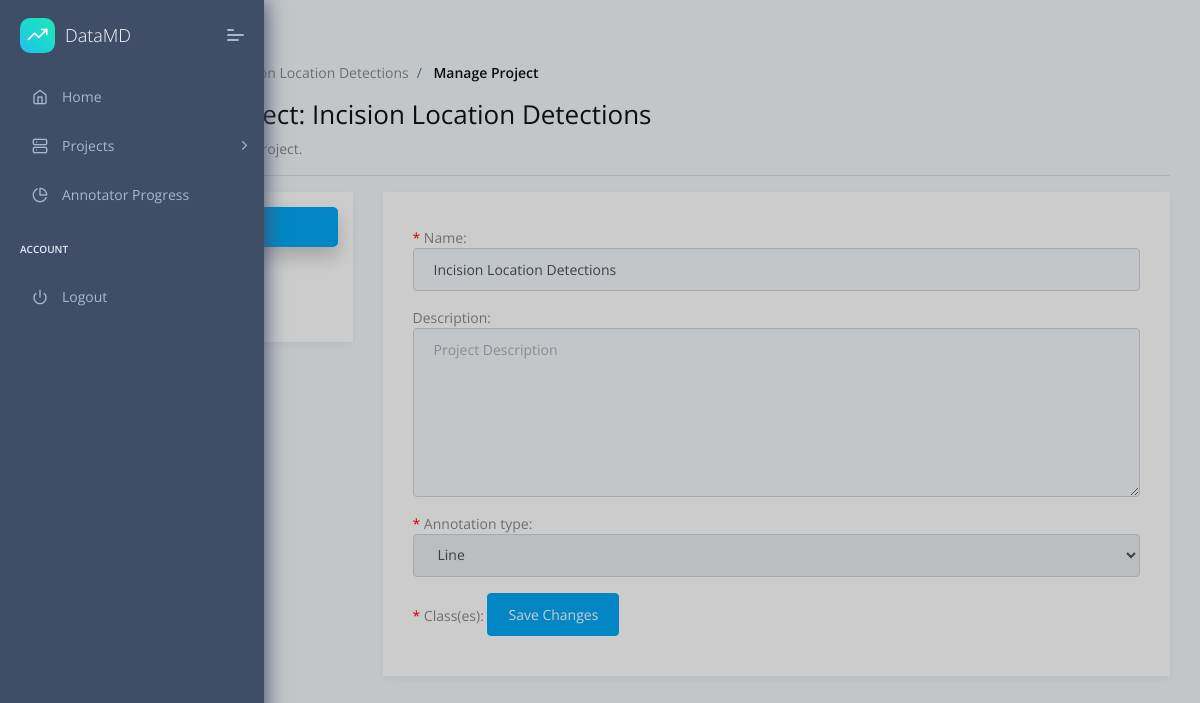
The page /dashboard/manage_project/6 (signed in) on the database as committed earlier.
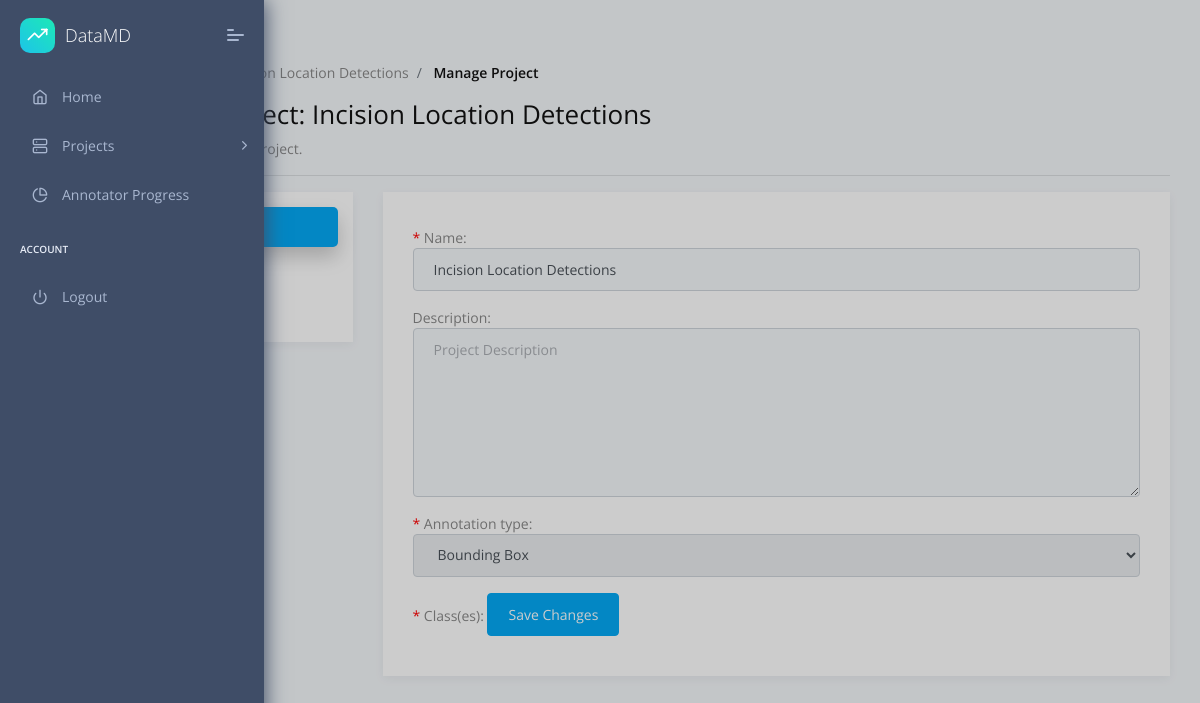
The same page on the database as committed later.
### annotator/models.py (models this page shows, shortened)
class Project(models.Model):
    def annotation_path(instance, filename):
        return os.path.join(
        'annotations',
        str(instance.project.id),
        filename
    )
    name = models.CharField(max_length = 200)
    description = models.TextField(blank=True)
    annotation = models.FileField(null=True, blank=True, upload_to=annotation_path)
    createdAt = models.DateTimeField(auto_now_add = True)
    config = models.TextField(blank=True) # might switch to JSONField() if deemeded preferable
    annotation_type = models.ForeignKey(AnnotationType, null=True, on_delete=models.PROTECT) # dont delete type if project exists of said type
    manager = models.ForeignKey(User, on_delete=models.CASCADE, related_name="manager", limit_choices_to={'groups__name': 'manager_user_group'})
    annotators = models.ManyToManyField(User, blank=True, related_name="annotators", limit_choices_to={'groups__name': 'annotator_user_group'})

### annotator/views.py (the view, shortened to what this page needs)
# urls.py: path('dashboard/manage_project/<str:project_id>', views.manage_project, name="manage_project"),
@login_required
@user_passes_test(isManager)
def manage_project(request, project_id):
    error_messages = []
    success_messages = []
    warning_messages = []
    project = Project.objects.get(id = project_id)
    pending_invites = ProjectInvite.objects.filter(project = project, status = 'Pending')
    if project.manager != request.user:
        return redirect('dashboard')
    editInfoForm = ProjectForm(instance = project)
    editInfoForm.fields['annotation_type'].disabled = True
    annotation_classes = AnnotationClass.objects.filter(project = project)
    print(annotation_classes) # -- DEBUG
    addAnnotatorsForm = AddAnnotatorsForm()
    images = Image.objects.filter(project = project)
    print(images) # -- DEBUG
    annotated_images = images.exclude(annotation_class__isnull = True)
    unannotated_images = images.exclude(annotation_class__isnull = False)
    print("annotated: ", annotated_images) # -- DEBUG
    print("unannotated: ", unannotated_images) # -- DEBUG
    request = request
    template = APP_NAME + USER_GROUP_INFO[MANAGER]['directory'] + '/manage_project.html'
    context = { 'project': project,
        'editInfoForm': editInfoForm,
        'annotation_classes': annotation_classes,
        'pending_invites': pending_invites,
        'addAnnotatorsForm': addAnnotatorsForm,
        'error_messages': error_messages,
        'success_messages': success_messages,
        'warning_messages': warning_messages,
    } # all the variables you want to pass to context
    return render(
        request, # pass the http request argument
        template, # the template which represents function
        context # a dictionary which will be added to the template context
    )

### annotator/forms.py
class ProjectForm(forms.ModelForm):
    def __init__(self, *args, **kwargs):
        super(ProjectForm, self).__init__(*args, **kwargs)
        for field_name, field in self.fields.items():
            field.widget.attrs['class'] = 'form-control'
        self.fields['description'].widget.attrs['rows'] = '7'
        self.fields['description'].widget.attrs['placeholder'] = 'Project Description'
        self.fields['name'].widget.attrs['placeholder'] = 'Project Name'
    class Meta:
        model = Project
        fields = ['name', 'description', 'annotation_type']

class AddAnnotatorsForm(forms.Form):
    annotators = forms.ModelChoiceField(label = 'Annotators to Invite', widget=forms.SelectMultiple, queryset=User.objects.filter(groups__name='annotator_user_group'))
    def __init__(self, *args, **kwargs):
        super(AddAnnotatorsForm, self).__init__(*args, **kwargs)
        self.fields['annotators'].widget.attrs['class'] = 'select2-multiple'
        self.fields['annotators'].empty_label = None

### annotator/models.py (called while the page is built)
    def __str__(self):
        for type in self.choices:
            if type[0] == self.name:
                return type[1]

### annotator/templatetags/check_group.py (called while the page is built)
@register.filter(name='has_group')
def has_group(user, group_name):
    return user.groups.filter(name=group_name).exists()

### annotator/views.py (called while the page is built)
def isManager(user):
    return user.groups.filter(name=MANAGER).exists()

### annotator/templates/annotator/managers/manage_project.html (shortened to what this page needs)
{% extends "layouts/base.html" %} {% block title %} Dashboard {% endblock %}
{% block stylesheets %} {% endblock stylesheets %} {% block content %}
<div class="pcoded-content">
  <div class="pcoded-inner-content">
    <div class="page-header">
      <div class="page-block">
        <div class="row align-items-center">
          <div class="col-md-12">
            <div class="page-header-title">
              <h5 class="m-b-10">Dashboard</h5>
            </div>
            <ul class="breadcrumb">
              <li class="breadcrumb-item">
                <a href="{% url 'dashboard' %}"
                  ></a>
              </li>
              <li class="breadcrumb-item">
                <a href="javascript:">Projects</a>
              </li>
              <li class="breadcrumb-item">
                <a href="javascript:">{{ project.name }}</a>
              </li>
              <li class="breadcrumb-item">
                <a href="javascript:">Manage Project</a>
              </li>
            </ul>
          </div>
        </div>
      </div>
    </div>
    <div class="main-body">
      <div class="page-wrapper">
        <h3>Manage Project: {{ project.name }}</h3>
        <p>Manage your existing project.</p>
        <hr />
        <div class="row">
          <div class="col-sm-12">
            <div class="row">
                <div class="col-md-3 col-sm-12">
                    <ul class="nav flex-column nav-pills" id="v-pills-tab" role="tablist" aria-orientation="vertical">
                        <li><a class="nav-link text-left active" id="v-pills-info-tab" data-toggle="pill" href="#v-pills-info" role="tab" aria-controls="v-pills-home" aria-selected="true">Info</a></li>
                        <li><a class="nav-link text-left" id="v-pills-annotators-tab" data-toggle="pill" href="#v-pills-annotators" role="tab" aria-controls="v-pills-profile" aria-selected="false">Annotators</a></li>
                        <li><a class="nav-link text-left" id="v-pills-images-tab" data-toggle="pill" href="#v-pills-images" role="tab" aria-controls="v-pills-messages" aria-selected="false">Images</a></li>
                    </ul>
                </div>
                <div class="col-md-9 col-sm-12">
                    <div class="tab-content" id="v-pills-tabContent">
                        <div class="tab-pane fade show active" id="v-pills-info" role="tabpanel" aria-labelledby="v-pills-info-tab">
                            {% include 'annotator/managers/manage_project_sub/info.html' %}
                        </div>
                    </div>
                </div>
            </div>
        </div>
        </div>
      </div>
    </div>
  </div>
</div>
{% endblock content %}

### templates/layouts/base.html (shortened to what this page needs)
<!DOCTYPE html>
<html lang="en">
<head>
    <link rel="stylesheet" href="/static/assets/fonts/fontawesome/css/fontawesome-all.min.css">
    <link rel="stylesheet" href="/static/assets/plugins/animation/css/animate.min.css">
    <link rel="stylesheet" href="/static/assets/css/style.css">
    <link href="https://cdn.jsdelivr.net/npm/select2@4.1.0-rc.0/dist/css/select2.min.css" rel="stylesheet" />
</head>
<body>
    {% include 'includes/sidebar.html' %}
    <div class="pcoded-main-container">
        <div class="pcoded-wrapper">
            {% block content %}{% endblock content %}
        </div>
    </div>
</body>
</html>

### templates/includes/sidebar.html (shortened to what this page needs)
    {% load check_group %}
    {% if request.user|has_group:"manager_user_group" %}
    <nav class="pcoded-navbar">
        <div class="navbar-wrapper">
            <div class="navbar-brand header-logo">
                <a href="{% url 'dashboard' %}" class="b-brand">
                    <div class="b-bg">
                        <i class="feather icon-trending-up"></i>
                    </div>
                    <span class="b-title">DataMD</span>
                </a>
                <a class="mobile-menu" id="mobile-collapse" href="javascript:"><span></span></a>
            </div>
            <div class="navbar-content scroll-div">
                <ul class="nav pcoded-inner-navbar">
                    <li data-username="dashboard Default Ecommerce CRM Analytics Crypto Project"
                        class="nav-item {% if 'index' in segment %} active {% endif %}">
                        <a href="{% url 'dashboard' %}" class="nav-link "><span class="pcoded-micon"><i class="feather icon-home"></i></span><span class="pcoded-mtext">Home</span></a>
                    </li>
                    <li data-username="form elements advance componant validation masking wizard picker select" class="nav-item pcoded-hasmenu">
                        <a href="javascript:" class="nav-link "><span class="pcoded-micon"><i class="feather icon-server"></i></span><span class="pcoded-mtext">Projects</span></a>
                    </li>
                    <li data-username="Charts Morris"
                        class="nav-item {% if 'charts-morris' in segment %} active {% endif %}">
                        <a href="{% url 'annotator_progress' %}" class="nav-link "><span class="pcoded-micon"><i class="feather icon-pie-chart"></i></span><span class="pcoded-mtext">Annotator Progress</span></a></li>
                    <li class="nav-item pcoded-menu-caption">
                        <label>Account</label>
                    </li>
                    <li data-username="Disabled Menu" class="nav-item">
                        <a href="{% url 'logout' %}" class="nav-link">
                            <span class="pcoded-micon"><i class="feather icon-power"></i></span><span class="pcoded-mtext">Logout</span>
                        </a>
                    </li>
                </ul>
            </div>
        </div>
    </nav>
    {% endif %}

### annotator/templates/annotator/managers/manage_project_sub/info.html (shortened to what this page needs)
<form method="POST">
  {% for field in editInfoForm %}
  <p>
    {% if field.field.required %} <font color="red">*</font> {% endif %}
    {{field.label}}: {{field}}
  </p>
  {% endfor %}
  <font color="red">*</font> Class(es):
  <button type="submit" name="editInfoButton" class="btn btn-primary">
    Save Changes
  </button>
</form>

Rows that differ between the two databases and show on the page:
changed Project "Incision Location Detections": annotation_type "Line" → "Bounding Box"
